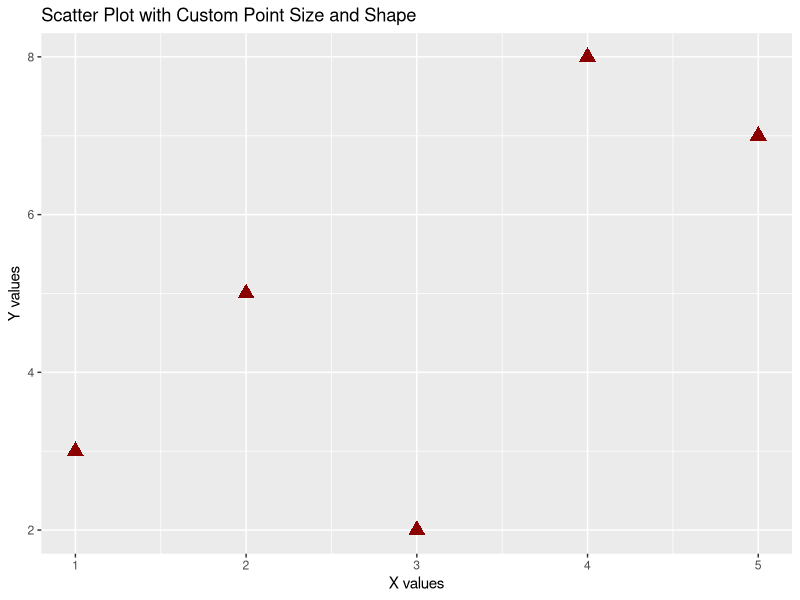

This chart was generated by the following R code:
library(ggplot2)

x <- c(1, 2, 3, 4, 5)
y <- c(3, 5, 2, 8, 7)

data <- data.frame(x, y)

# Create a scatter plot using ggplot
ggplot(data, aes(x = x, y = y)) +
  geom_point(size = 4, shape = 17, color = "darkred") +
  ggtitle("Scatter Plot with Custom Point Size and Shape") +
  xlab("X values") +
  ylab("Y values")